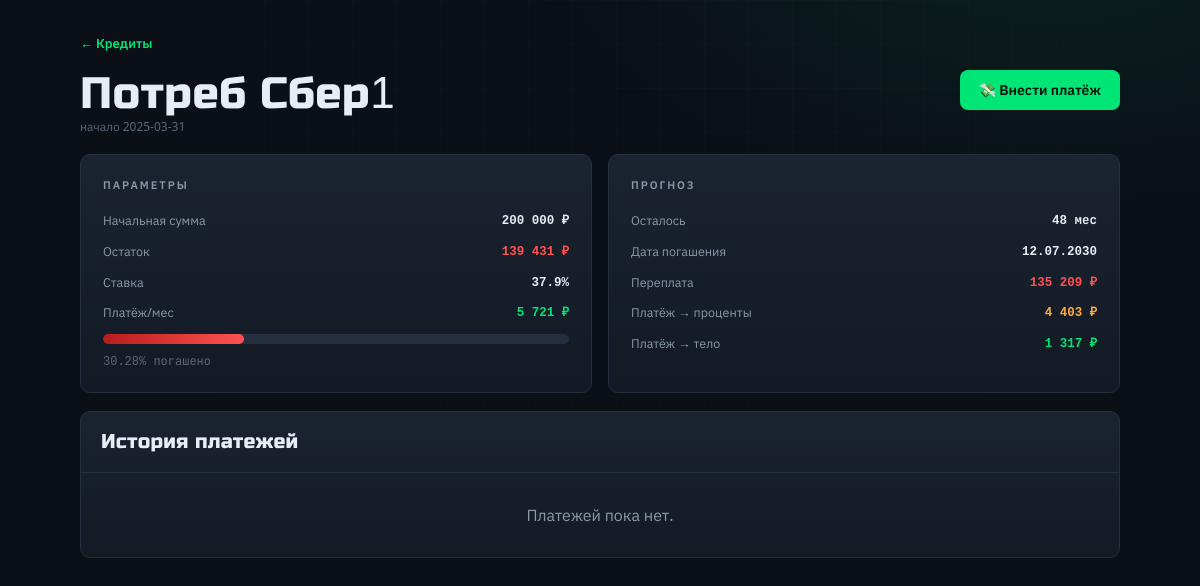
The page /loan/1 on the database its author committed.
### tables this page shows
CREATE TABLE loans (
                id INTEGER PRIMARY KEY AUTOINCREMENT,
                name TEXT NOT NULL,
                initial_amount REAL NOT NULL,
                current_debt REAL NOT NULL,
                annual_rate REAL NOT NULL,
                monthly_payment REAL NOT NULL,
                start_date TEXT NOT NULL
            );

### app.py (the view)
@app.get("/loan/{loan_id}", response_class=HTMLResponse)
async def loan_detail(request: Request, loan_id: int):
    with get_db() as conn:
        ln = conn.execute("SELECT * FROM loans WHERE id=?", (loan_id,)).fetchone()
        if not ln:
            return RedirectResponse("/", status_code=303)
        txs = conn.execute("SELECT * FROM transactions WHERE loan_id=? ORDER BY date DESC,id DESC LIMIT 20", (loan_id,)).fetchall()
    m = months_to_payoff(ln["current_debt"], ln["annual_rate"], ln["monthly_payment"])
    b = payment_breakdown(ln["current_debt"], ln["annual_rate"], ln["monthly_payment"])
    pd = datetime.date.today() + datetime.timedelta(days=m * 30) if m != float('inf') else None
    data = {**dict(ln), "months_to_payoff": m, "payoff_date": pd.strftime("%d.%m.%Y") if pd else "Никогда",
            "interest_payment": b["interest"], "principal_payment": b["principal"],
            "total_overpayment": total_overpayment(ln["current_debt"], ln["annual_rate"], ln["monthly_payment"]),
            "progress_percent": (ln["initial_amount"] - ln["current_debt"]) / ln["initial_amount"] * 100 if ln["initial_amount"] else 0}
    return templates.TemplateResponse(request=request, name="loan_detail.html", context={"request": request, "loan": data, "transactions": txs})

### templates/loan_detail.html (shortened to what this page needs)
<!DOCTYPE html>
<html lang="ru">
<head><meta charset="UTF-8"><meta name="viewport" content="width=device-width, initial-scale=1"><title>{{ loan.name }}</title>
<link rel="stylesheet" href="/static/style.css"><script src="/static/htmx.min.js" defer></script></head>
<body>
<div class="wrap">
  <header class="rise" style="--d:.02s">
    <a href="/loans" class="a">← Кредиты</a>
    <div class="between" style="margin-top:8px">
      <h1 class="display">{{ loan.name }}</h1>
      <button hx-get="/pay_loan_form/{{ loan.id }}" hx-target="#modal" hx-swap="innerHTML" onclick="modal.classList.remove('hidden')" class="btn btn-green">💸 Внести платёж</button>
    </div>
    <p class="dim">начало {{ loan.start_date }}</p>
  </header>
  <div class="grid g2 mt mb">
    <div class="card hov rise" style="--d:.06s">
      <p class="label mb">Параметры</p>
      <div class="stack small">
        <p class="between"><span class="muted">Начальная сумма</span><strong class="num">{{ loan.initial_amount | int | format_currency }} ₽</strong></p>
        <p class="between"><span class="muted">Остаток</span><strong class="num red">{{ loan.current_debt | int | format_currency }} ₽</strong></p>
        <p class="between"><span class="muted">Ставка</span><strong class="num">{{ loan.annual_rate }}%</strong></p>
        <p class="between"><span class="muted">Платёж/мес</span><strong class="num green">{{ loan.monthly_payment | int | format_currency }} ₽</strong></p>
      </div>
      <div class="bar"><i class="f-red" style="width:{{ loan.progress_percent }}%"></i></div>
      <p class="dim num" style="margin-top:8px">{{ loan.progress_percent | format_percent }}% погашено</p>
    </div>
    <div class="card hov rise" style="--d:.1s">
      <p class="label mb">Прогноз</p>
      <div class="stack small">
        <p class="between"><span class="muted">Осталось</span><strong class="num">{{ loan.months_to_payoff }} мес</strong></p>
        <p class="between"><span class="muted">Дата погашения</span><strong class="num">{{ loan.payoff_date }}</strong></p>
        <p class="between"><span class="muted">Переплата</span><strong class="num red">{{ loan.total_overpayment | format_currency }} ₽</strong></p>
        <p class="between"><span class="muted">Платёж → проценты</span><strong class="num orange">{{ loan.interest_payment | int | format_currency }} ₽</strong></p>
        <p class="between"><span class="muted">Платёж → тело</span><strong class="num green">{{ loan.principal_payment | int | format_currency }} ₽</strong></p>
      </div>
    </div>
  </div>
  <div class="card flush rise" style="--d:.14s">
    <div class="card-h"><h2 class="display">История платежей</h2></div>
    {% if transactions %}
    <table><thead><tr><th>Дата</th><th>Описание</th><th class="r">Сумма</th></tr></thead><tbody>
      {% for t in transactions %}<tr><td class="num">{{ t.date }}</td><td class="muted">{{ t.description or "-" }}</td><td class="r num green" style="font-weight:700">{{ t.amount | int | format_currency }} ₽</td></tr>{% endfor %}
    </tbody></table>
    {% else %}<p class="muted" style="padding:30px;text-align:center">Платежей пока нет.</p>{% endif %}
  </div>
</div>
</body>
</html>

### static/style.css (style rules this page uses)
:root { --bg:#0b1017; --panel:#131a24; --panel2:#1a2330; --line:#243040; --line2:#31405a; --txt:#e6edf3; --muted:#8b98a9; --dim:#5b6779; --green:#00e676; --green-dim:rgba(0,230,118,.12); --red:#ff5252; --orange:#ffab40; --blue:#40c4ff; --r:10px; --disp:'Russo One','Arial Black',sans-serif; --body:'IBM Plex Sans','Segoe UI',sans-serif; --mono:'JetBrains Mono','Consolas',monospace; }
* { margin:0;padding:0;box-sizing:border-box }
html { color-scheme:dark }
body { font-family:var(--body);color:var(--txt);background:var(--bg);min-height:100vh;line-height:1.5 }
body::before { content:'';position:fixed;inset:0;z-index:-1;pointer-events:none; background: radial-gradient(900px 480px at 88% -8%, rgba(0,230,118,.08), transparent 60%), radial-gradient(760px 420px at -8% 108%, rgba(255,171,64,.07), transparent 60%), radial-gradient(620px 400px at 50% 120%, rgba(64,196,255,.05), transparent 60%) }
body::after { content:'';position:fixed;inset:0;z-index:-1;pointer-events:none;opacity:.5; background-image:linear-gradient(rgba(255,255,255,.028) 1px,transparent 1px), linear-gradient(90deg,rgba(255,255,255,.028) 1px,transparent 1px); background-size:44px 44px; -webkit-mask-image:radial-gradient(ellipse at 50% 0%,#000 30%,transparent 85%); mask-image:radial-gradient(ellipse at 50% 0%,#000 30%,transparent 85%) }
.wrap { max-width:1080px;margin:0 auto;padding:30px 20px 70px }
.display { font-family:var(--disp);font-weight:400;letter-spacing:.01em }
h1.display { font-size:clamp(28px,4vw,44px);line-height:1.08;margin-top:8px }
h2.display { font-size:20px }
.label { font-size:11px;letter-spacing:.18em;text-transform:uppercase;color:var(--muted);font-weight:600 }
.num { font-family:var(--mono);font-variant-numeric:tabular-nums }
.muted { color:var(--muted) }
.dim { color:var(--dim);font-size:12px }
.red { color:var(--red) }
.green { color:var(--green) }
.orange { color:var(--orange) }
.small { font-size:12.5px }
.grid { display:grid;gap:16px }
.g2 { grid-template-columns:repeat(2,1fr) }
.between { display:flex;align-items:center;justify-content:space-between;gap:14px;flex-wrap:wrap }
.mt { margin-top:18px }
.mb { margin-bottom:18px }
.stack>*+* { margin-top:12px }
.card { background:linear-gradient(180deg,var(--panel2),var(--panel));border:1px solid var(--line); border-radius:var(--r);padding:22px;transition:transform .25s,border-color .25s,box-shadow .25s }
.card.flush { padding:0;overflow:hidden }
.card-h { display:flex;justify-content:space-between;align-items:center;padding:15px 20px;border-bottom:1px solid var(--line) }
.btn { display:inline-flex;align-items:center;justify-content:center;gap:8px;font-family:var(--body); font-weight:600;font-size:14px;padding:10px 18px;border-radius:8px;border:1px solid transparent; cursor:pointer;text-decoration:none;transition:transform .18s,box-shadow .18s,background .18s,color .18s,border-color .18s }
.btn-green { background:var(--green);color:#04120a }
.bar { height:10px;background:var(--line);border-radius:99px;overflow:hidden;margin-top:12px }
.bar i { display:block;height:100%;border-radius:99px;animation:barfill 1.1s cubic-bezier(.2,.8,.2,1) both }
.f-red { background:linear-gradient(90deg,#b71c1c,var(--red)) }
.a { color:var(--green);text-decoration:none;font-weight:600;font-size:13px }
.rise { animation:rise .55s cubic-bezier(.2,.8,.2,1) both;animation-delay:var(--d,0s) }

### rows shown on the page
loans: name "Потреб Сбер1", start_date "2025-03-31", initial_amount "200 000", current_debt "139 431", annual_rate "37.9", monthly_payment "5 721"

### other values the page prints
{{ loan.progress_percent | format_percent }} "30.28"
{{ loan.months_to_payoff }} "48"
{{ loan.payoff_date }} "12.07.2030"
{{ loan.total_overpayment | format_currency }} "135 209"
{{ loan.interest_payment | int | format_currency }} "4 403"
{{ loan.principal_payment | int | format_currency }} "1 317"
